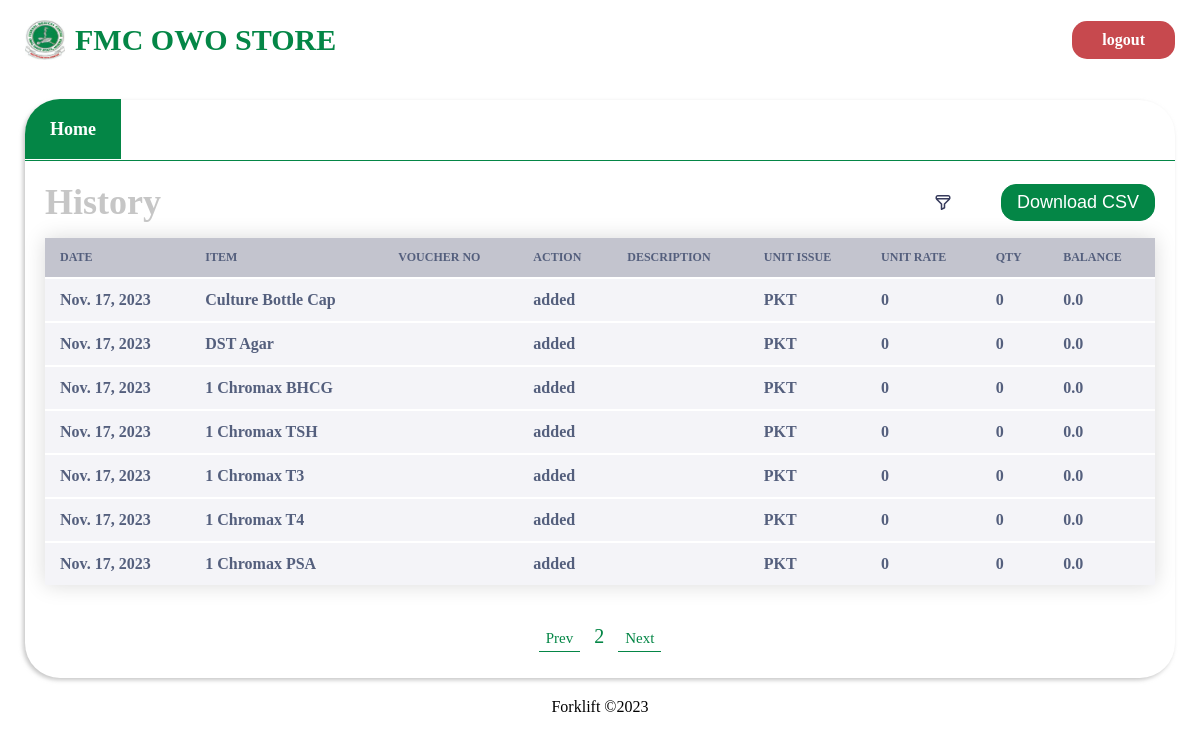
The app's page /history/?page=2 (signed in) with its own data.
### store/models.py (models this page shows, shortened)
class History(models.Model):
    DEPT = (("MH", "microhistory"),
            ("HM", "heamhistory"),
            ("CH", "chemhistory"),
            ("HH", "histohistory")
            )
    item_id = models.CharField(max_length=500)
    date_created = models.DateTimeField(auto_now=True)
    dateCreated = models.DateField(auto_now=True)
    item_name = models.CharField(max_length=500)
    voucher_no = models.CharField(max_length=50, blank=True, null=True)
    description = models.CharField(max_length=500, null=True, blank=True)
    action = models.CharField(max_length=200, blank=True, null=True)
    amount = models.CharField(max_length=500)
    bal = models.CharField(max_length=500, null=True, blank=True)
    unit_issue = models.CharField(max_length=200, null=True, blank=True)
    unit_rate = models.CharField(max_length=200, null=True, blank=True)
    slug = models.SlugField(max_length=2000, null=True, blank=True)

### store/views.py (the view, shortened to what this page needs)
# urls.py: path('history/', views.history, name='dept_history'),
@login_required
def history(request, item=""):
    history = History.objects.all()
    item_name_input = request.GET.get('item_name')
    description = request.GET.get('description')
    issue_unit = request.GET.get('issue_unit')
    min_date_string = request.GET.get('min_date')
    max_date_string = request.GET.get('max_date')
    action = request.GET.get('action')
    if item != "":
        history = history.filter(slug=item)
    else:
        if is_valid(item_name_input):
            history = history.filter(item_name__icontains=item_name_input)
        if is_valid(description):
            history = history.filter(description__icontains=description)
        if is_valid(action) and action != "Choose...":
            history = history.filter(action__iexact=action)
        if is_valid(issue_unit):
            history = history.filter(unit_issue__iexact=issue_unit)
        if is_valid(min_date_string):
            specific_date = datetime.strptime(
                min_date_string, '%Y-%m-%d').date()
            print("min date", min_date_string)
            print("specific date", specific_date)
            history = history.filter(dateCreated__gte=specific_date)
        if is_valid(max_date_string):
            specific_date = datetime.strptime(
                max_date_string, '%Y-%m-%d').date()
            history = history.filter(dateCreated__lt=specific_date)
    history = history.order_by('-date_created')
    history = history.values()
    p = Paginator(history, 7)
    page_number = request.GET.get('page')
    try:
        page_obj = p.get_page(page_number)  # returns the desired page object
    except PageNotAnInteger73:
        page_obj = p.page(1)
    except EmptyPage:
        page_obj = p.page(p.num_pages)
    acts = ["issued", "received", "removed", "added"]
    context = {'page_obj': page_obj, "actions": acts}
    return render(request, 'history.html', context)

### store/views.py (called while the page is built)
def is_valid(param):
    return param != "" and param is not None

### templates/history.html (shortened to what this page needs)
{% load static %}
<!DOCTYPE html>
<html lang="en">
  <head>
    <link href="{% static './css/history.css' %}" rel="stylesheet" />
  </head>
  <body>
    <header>
      <a href="{% url 'store:index' %}" class="header_wrapper">
        <img src="{% static './assets/fmc_owo_logo.jpg' %}" alt="" />
        <h1>FMC OWO STORE</h1>
      </a>
      {% if user.is_authenticated %}
      <span class="logout"><a href="{% url 'store:logout' %}">logout</a></span>
      {% else %}
      <span class="login"><a href="{% url 'store:login' %}">login</a></span>
      {% endif %}
    </header>
    <main>
      <section class="hero">
        <div class="dept_nav">
          <a href="/"><span class="active1">Home</span></a>
        </div>
        <div class="card_wrapper">
          <div class="header_div">
            <h3>History</h3>
            <div class="wrapper">
              <img
                onclick="showFilterModal()"
                src="{% static './assets/filterIcon.svg' %}"
                alt=""
              />
              <form method="post" action="/history/">
                <button type="submit">Download CSV</button>
              </form>
            </div>
          </div>
          <div class="items_wrapper">
            <table>
              <thead>
                <tr>
                  <th>Date</th>
                  <th>Item</th>
                  <th>Voucher no</th>
                  <th>Action</th>
                  <th>Description</th>
                  <th>Unit issue</th>
                  <th>Unit Rate</th>
                  <th>QTY</th>
                  <th>Balance</th>
                </tr>
              </thead>
              <tbody>
                {% for hist in page_obj.object_list %}
                <tr>
                  <td>{{hist.dateCreated}}</td>
                  <td>{{hist.item_name}}</td>
                  <td>{{hist.voucher_no}}</td>
                  <td>{{hist.action}}</td>
                  <td>{{hist.description}}</td>
                  <td>{{hist.unit_issue}}</td>
                  <td>{{hist.unit_rate}}</td>
                  <td>{{hist.amount}}</td>
                  <td>{{hist.bal}}</td>
                </tr>
                {% endfor %}
              </tbody>
            </table>
            <center>
              {%if page_obj.has_previous %}
              <a class="active" href="?page={{page_obj.previous_page_number}}"
                >Prev</a
              >
              {% else %}
              <a>Prev</a>
              {% endif %}
              <span>{{page_obj.number}}</span>
              {%if page_obj.has_next %}
              <a class="active" href="?page={{page_obj.next_page_number}}"
                >Next</a
              >
              {% else %}
              <a>Next</a>
              {% endif %}
            </center>
          </div>
        </div>
      </section>
    </main>
    <footer>
      <span>Forklift &copy2023</span>
    </footer>
  </body>
</html>

### static/css/history.css (style rules this page uses)
* { margin: 0; }
header { padding: 20px 25px; display: flex; flex-direction: row; justify-content: space-between; align-items: center; }
header .header_wrapper { display: flex; flex-direction: row; align-items: center; text-decoration: none; }
header .header_wrapper img { width: 40px; height: 40px; }
header .header_wrapper h1 { font-size: 30px; font-weight: 900; color: rgb(4, 134, 70); margin-left: 10px; }
header span { background-color: rgb(4, 134, 70); padding: 10px 30px; border-radius: 15px; transition: all 0.3s ease; }
header span.logout { background-color: rgb(199, 73, 78); }
header span a { text-decoration: none; color: white; font-size: 16px; font-weight: 700; }
main { display: flex; flex-direction: row; justify-content: space-between; padding: 20px 25px; }
section.hero { width: 100%; min-height: 460px; border-radius: 35px; padding-bottom: 10px; box-shadow: -2px 2px 4px #AAAA; }
section.hero .dept_nav { border-bottom: 1px solid rgb(4, 134, 70); padding: 19px 0px 20px 0px; }
section.hero .dept_nav a span { padding: 20px 25px; color: #AAAA; font-size: 18px; font-weight: 700; }
section.hero .dept_nav a { text-decoration: none; color: #AAAA; }
section.hero .dept_nav a span.active1 { border-top-left-radius: 35px; background-color: rgb(4, 134, 70); color: white; }
section.hero .card_wrapper { padding: 20px 20px; }
section.hero .card_wrapper .header_div { display: flex; justify-content: space-between; align-items: center; }
section.hero .card_wrapper .header_div h3 { font-size: 36px; color: #AAAA; text-transform: capitalize; }
section.hero .card_wrapper .header_div .wrapper { display: flex; flex-direction: row; align-items: center; justify-content: space-between; width: 220px; }
section.hero .card_wrapper .header_div .wrapper img { cursor: pointer; }
section.hero .card_wrapper .header_div .wrapper form button { font-size: 18px; border: 1px solid rgb(4, 134, 70); padding: 7px 15px; background: rgb(4, 134, 70); border-radius: 15px; color: white; cursor: pointer; }
.card_wrapper table { border-collapse: collapse; margin: 15px 0; font-size: 14px; font-weight: 400; color: #545F7D; min-width: 100%; background-color: #ffff; box-shadow: 0 0 20px rgba(0, 0, 0, 0.15); }
.card_wrapper table thead { background: #C3C4CE; border-radius: 15px; }
.card_wrapper table thead tr { text-align: left; border-radius: 15px !important; }
.card_wrapper table thead tr th { padding: 12px 15px; text-transform: uppercase; font-size: 12px; }
.card_wrapper table tbody { background-color: #F4F4F8; }
.card_wrapper table tbody tr { background-color: #F4F4F8; border-top: 2px solid #ffff; }
.card_wrapper table tbody tr td { padding: 12px 15px; font-size: 16px; font-weight: 600; position: relative; }
.card_wrapper center { margin-top: 40px; }
.card_wrapper center a { text-decoration: none; color: #C3C4CE; font-size: 15px; padding: 5px 7px; }
.card_wrapper center a.active { border-bottom: 1px solid rgb(4, 134, 70); color: rgb(4, 134, 70); }
.card_wrapper center span { text-decoration: none; color: rgb(4, 134, 70); font-size: 20px; margin: 0 10px; }
footer { text-align: center; }

### records on screen
History: dateCreated "Nov. 17, 2023", item_name "Culture Bottle Cap", action "added", unit_issue "PKT", unit_rate "0", amount "0", bal "0.0"
History: dateCreated "Nov. 17, 2023", item_name "DST Agar", action "added", unit_issue "PKT", unit_rate "0", amount "0", bal "0.0"
History: dateCreated "Nov. 17, 2023", item_name "1 Chromax BHCG", action "added", unit_issue "PKT", unit_rate "0", amount "0", bal "0.0"
History: dateCreated "Nov. 17, 2023", item_name "1 Chromax TSH", action "added", unit_issue "PKT", unit_rate "0", amount "0", bal "0.0"
History: dateCreated "Nov. 17, 2023", item_name "1 Chromax T3", action "added", unit_issue "PKT", unit_rate "0", amount "0", bal "0.0"
History: dateCreated "Nov. 17, 2023", item_name "1 Chromax T4", action "added", unit_issue "PKT", unit_rate "0", amount "0", bal "0.0"
History: dateCreated "Nov. 17, 2023", item_name "1 Chromax PSA", action "added", unit_issue "PKT", unit_rate "0", amount "0", bal "0.0"

### other values on screen
{{ page_obj.number }} "2"
